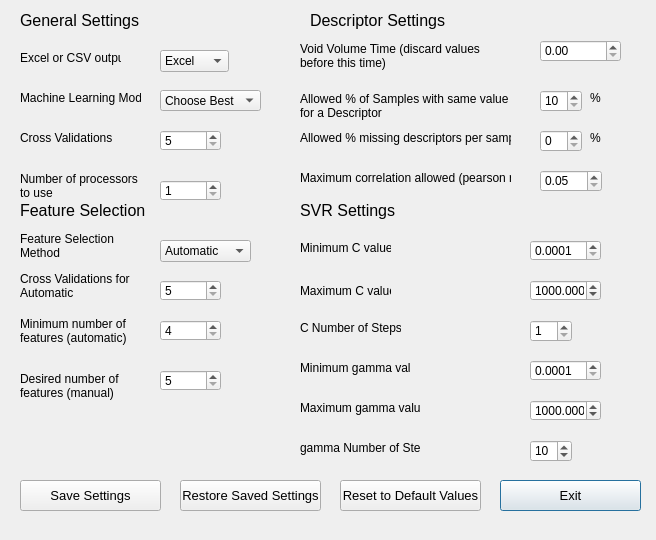
<?xml version="1.0" encoding="UTF-8"?>
<ui version="4.0">
 <class>Dialog</class>
 <widget class="QDialog" name="Dialog">
  <property name="geometry">
   <rect>
    <x>0</x>
    <y>0</y>
    <width>656</width>
    <height>540</height>
   </rect>
  </property>
  <property name="windowTitle">
   <string>Dialog</string>
  </property>
  <widget class="QSpinBox" name="min_number_of_features">
   <property name="geometry">
    <rect>
     <x>160</x>
     <y>320</y>
     <width>61</width>
     <height>21</height>
    </rect>
   </property>
   <property name="minimum">
    <number>4</number>
   </property>
   <property name="maximum">
    <number>9999</number>
   </property>
   <property name="singleStep">
    <number>5</number>
   </property>
  </widget>
  <widget class="QPushButton" name="ExitButton">
   <property name="geometry">
    <rect>
     <x>500</x>
     <y>480</y>
     <width>141</width>
     <height>31</height>
    </rect>
   </property>
   <property name="font">
    <font>
     <pointsize>10</pointsize>
    </font>
   </property>
   <property name="text">
    <string>Exit</string>
   </property>
  </widget>
  <widget class="QSpinBox" name="number_C_steps">
   <property name="geometry">
    <rect>
     <x>530</x>
     <y>320</y>
     <width>42</width>
     <height>22</height>
    </rect>
   </property>
   <property name="minimum">
    <number>1</number>
   </property>
  </widget>
  <widget class="QLabel" name="label_13">
   <property name="geometry">
    <rect>
     <x>20</x>
     <y>230</y>
     <width>121</width>
     <height>31</height>
    </rect>
   </property>
   <property name="text">
    <string>Feature Selection Method</string>
   </property>
   <property name="wordWrap">
    <bool>true</bool>
   </property>
  </widget>
  <widget class="QSpinBox" name="num_cross_validations">
   <property name="geometry">
    <rect>
     <x>160</x>
     <y>130</y>
     <width>61</width>
     <height>21</height>
    </rect>
   </property>
   <property name="minimum">
    <number>5</number>
   </property>
   <property name="maximum">
    <number>10</number>
   </property>
   <property name="value">
    <number>5</number>
   </property>
  </widget>
  <widget class="QLabel" name="label_23">
   <property name="geometry">
    <rect>
     <x>300</x>
     <y>440</y>
     <width>121</width>
     <height>16</height>
    </rect>
   </property>
   <property name="text">
    <string>gamma Number of Steps</string>
   </property>
  </widget>
  <widget class="QLabel" name="label_14">
   <property name="geometry">
    <rect>
     <x>20</x>
     <y>310</y>
     <width>121</width>
     <height>41</height>
    </rect>
   </property>
   <property name="text">
    <string>Minimum number of features (automatic)</string>
   </property>
   <property name="wordWrap">
    <bool>true</bool>
   </property>
  </widget>
  <widget class="QSpinBox" name="allowed_descriptor_same_value">
   <property name="geometry">
    <rect>
     <x>540</x>
     <y>90</y>
     <width>42</width>
     <height>22</height>
    </rect>
   </property>
   <property name="minimum">
    <number>10</number>
   </property>
  </widget>
  <widget class="QLabel" name="label_2">
   <property name="geometry">
    <rect>
     <x>310</x>
     <y>10</y>
     <width>141</width>
     <height>21</height>
    </rect>
   </property>
   <property name="font">
    <font>
     <pointsize>12</pointsize>
    </font>
   </property>
   <property name="text">
    <string>Descriptor Settings</string>
   </property>
  </widget>
  <widget class="QLabel" name="label_7">
   <property name="geometry">
    <rect>
     <x>300</x>
     <y>90</y>
     <width>211</width>
     <height>31</height>
    </rect>
   </property>
   <property name="text">
    <string>Allowed % of Samples with same value for a Descriptor</string>
   </property>
   <property name="wordWrap">
    <bool>true</bool>
   </property>
  </widget>
  <widget class="QPushButton" name="SaveButton">
   <property name="geometry">
    <rect>
     <x>20</x>
     <y>480</y>
     <width>141</width>
     <height>31</height>
    </rect>
   </property>
   <property name="font">
    <font>
     <pointsize>10</pointsize>
    </font>
   </property>
   <property name="text">
    <string>Save Settings</string>
   </property>
  </widget>
  <widget class="QDoubleSpinBox" name="maximum_correlation_allowed">
   <property name="geometry">
    <rect>
     <x>540</x>
     <y>170</y>
     <width>62</width>
     <height>22</height>
    </rect>
   </property>
   <property name="minimum">
    <double>0.050000000000000</double>
   </property>
   <property name="maximum">
    <double>1.000000000000000</double>
   </property>
   <property name="singleStep">
    <double>0.050000000000000</double>
   </property>
  </widget>
  <widget class="QLabel" name="label_9">
   <property name="geometry">
    <rect>
     <x>590</x>
     <y>130</y>
     <width>21</width>
     <height>16</height>
    </rect>
   </property>
   <property name="text">
    <string>%</string>
   </property>
  </widget>
  <widget class="QLabel" name="label_19">
   <property name="geometry">
    <rect>
     <x>300</x>
     <y>280</y>
     <width>91</width>
     <height>21</height>
    </rect>
   </property>
   <property name="text">
    <string>Maximum C value</string>
   </property>
  </widget>
  <widget class="QLabel" name="label_21">
   <property name="geometry">
    <rect>
     <x>300</x>
     <y>400</y>
     <width>121</width>
     <height>16</height>
    </rect>
   </property>
   <property name="text">
    <string>Maximum gamma value</string>
   </property>
  </widget>
  <widget class="QComboBox" name="Output_type">
   <property name="geometry">
    <rect>
     <x>160</x>
     <y>50</y>
     <width>69</width>
     <height>22</height>
    </rect>
   </property>
   <item>
    <property name="text">
     <string>Excel</string>
    </property>
   </item>
   <item>
    <property name="text">
     <string>CSV</string>
    </property>
   </item>
  </widget>
  <widget class="QPushButton" name="RestoreLastSaveButton">
   <property name="geometry">
    <rect>
     <x>180</x>
     <y>480</y>
     <width>141</width>
     <height>31</height>
    </rect>
   </property>
   <property name="font">
    <font>
     <pointsize>10</pointsize>
    </font>
   </property>
   <property name="text">
    <string>Restore Saved Settings</string>
   </property>
  </widget>
  <widget class="QSpinBox" name="number_gamma_steps">
   <property name="geometry">
    <rect>
     <x>530</x>
     <y>440</y>
     <width>42</width>
     <height>22</height>
    </rect>
   </property>
   <property name="minimum">
    <number>1</number>
   </property>
   <property name="maximum">
    <number>99</number>
   </property>
   <property name="value">
    <number>10</number>
   </property>
  </widget>
  <widget class="QComboBox" name="feature_selection_option">
   <property name="geometry">
    <rect>
     <x>160</x>
     <y>240</y>
     <width>91</width>
     <height>22</height>
    </rect>
   </property>
   <item>
    <property name="text">
     <string>Automatic</string>
    </property>
   </item>
   <item>
    <property name="text">
     <string>None</string>
    </property>
   </item>
   <item>
    <property name="text">
     <string>Manual</string>
    </property>
   </item>
  </widget>
  <widget class="QPushButton" name="ResetDefaultButton">
   <property name="geometry">
    <rect>
     <x>340</x>
     <y>480</y>
     <width>141</width>
     <height>31</height>
    </rect>
   </property>
   <property name="font">
    <font>
     <pointsize>10</pointsize>
    </font>
   </property>
   <property name="text">
    <string>Reset to Default Values</string>
   </property>
  </widget>
  <widget class="QLabel" name="label_11">
   <property name="geometry">
    <rect>
     <x>300</x>
     <y>170</y>
     <width>211</width>
     <height>16</height>
    </rect>
   </property>
   <property name="text">
    <string>Maximum correlation allowed (pearson r)</string>
   </property>
  </widget>
  <widget class="QLabel" name="label">
   <property name="geometry">
    <rect>
     <x>20</x>
     <y>10</y>
     <width>131</width>
     <height>21</height>
    </rect>
   </property>
   <property name="font">
    <font>
     <pointsize>12</pointsize>
    </font>
   </property>
   <property name="text">
    <string>General Settings</string>
   </property>
  </widget>
  <widget class="QLabel" name="label_17">
   <property name="geometry">
    <rect>
     <x>300</x>
     <y>200</y>
     <width>171</width>
     <height>21</height>
    </rect>
   </property>
   <property name="font">
    <font>
     <pointsize>12</pointsize>
    </font>
   </property>
   <property name="text">
    <string>SVR Settings</string>
   </property>
  </widget>
  <widget class="QDoubleSpinBox" name="max_C_value">
   <property name="geometry">
    <rect>
     <x>530</x>
     <y>280</y>
     <width>71</width>
     <height>21</height>
    </rect>
   </property>
   <property name="decimals">
    <number>4</number>
   </property>
   <property name="minimum">
    <double>0.000100000000000</double>
   </property>
   <property name="maximum">
    <double>99999.000000000000000</double>
   </property>
   <property name="singleStep">
    <double>0.010000000000000</double>
   </property>
   <property name="value">
    <double>1000.000000000000000</double>
   </property>
  </widget>
  <widget class="QComboBox" name="machine_learning_model">
   <property name="geometry">
    <rect>
     <x>160</x>
     <y>90</y>
     <width>101</width>
     <height>21</height>
    </rect>
   </property>
   <item>
    <property name="text">
     <string>Choose Best</string>
    </property>
   </item>
   <item>
    <property name="text">
     <string>LR</string>
    </property>
   </item>
   <item>
    <property name="text">
     <string>Random Forest</string>
    </property>
   </item>
   <item>
    <property name="text">
     <string>SVR</string>
    </property>
   </item>
  </widget>
  <widget class="QLabel" name="label_20">
   <property name="geometry">
    <rect>
     <x>300</x>
     <y>320</y>
     <width>101</width>
     <height>16</height>
    </rect>
   </property>
   <property name="text">
    <string>C Number of Steps</string>
   </property>
  </widget>
  <widget class="QLabel" name="label_4">
   <property name="geometry">
    <rect>
     <x>20</x>
     <y>90</y>
     <width>121</width>
     <height>16</height>
    </rect>
   </property>
   <property name="text">
    <string>Machine Learning Model</string>
   </property>
  </widget>
  <widget class="QLabel" name="label_3">
   <property name="geometry">
    <rect>
     <x>20</x>
     <y>50</y>
     <width>101</width>
     <height>16</height>
    </rect>
   </property>
   <property name="text">
    <string>Excel or CSV output</string>
   </property>
  </widget>
  <widget class="QSpinBox" name="allowed_missing_descriptors_per_sample">
   <property name="geometry">
    <rect>
     <x>540</x>
     <y>130</y>
     <width>42</width>
     <height>22</height>
    </rect>
   </property>
   <property name="maximum">
    <number>90</number>
   </property>
  </widget>
  <widget class="QLabel" name="label_22">
   <property name="geometry">
    <rect>
     <x>300</x>
     <y>360</y>
     <width>111</width>
     <height>16</height>
    </rect>
   </property>
   <property name="text">
    <string>Minimum gamma value</string>
   </property>
  </widget>
  <widget class="QLabel" name="label_10">
   <property name="geometry">
    <rect>
     <x>590</x>
     <y>90</y>
     <width>21</width>
     <height>16</height>
    </rect>
   </property>
   <property name="text">
    <string>%</string>
   </property>
  </widget>
  <widget class="QDoubleSpinBox" name="max_gamma_value">
   <property name="geometry">
    <rect>
     <x>530</x>
     <y>400</y>
     <width>71</width>
     <height>21</height>
    </rect>
   </property>
   <property name="decimals">
    <number>4</number>
   </property>
   <property name="minimum">
    <double>0.000100000000000</double>
   </property>
   <property name="maximum">
    <double>99999.000000000000000</double>
   </property>
   <property name="singleStep">
    <double>0.010000000000000</double>
   </property>
   <property name="value">
    <double>1000.000000000000000</double>
   </property>
  </widget>
  <widget class="QLabel" name="label_18">
   <property name="geometry">
    <rect>
     <x>300</x>
     <y>240</y>
     <width>91</width>
     <height>16</height>
    </rect>
   </property>
   <property name="text">
    <string>Minimum C value</string>
   </property>
  </widget>
  <widget class="QDoubleSpinBox" name="min_gamma_value">
   <property name="geometry">
    <rect>
     <x>530</x>
     <y>360</y>
     <width>71</width>
     <height>21</height>
    </rect>
   </property>
   <property name="decimals">
    <number>4</number>
   </property>
   <property name="minimum">
    <double>0.000100000000000</double>
   </property>
   <property name="maximum">
    <double>99999.000000000000000</double>
   </property>
   <property name="singleStep">
    <double>0.010000000000000</double>
   </property>
  </widget>
  <widget class="QLabel" name="label_8">
   <property name="geometry">
    <rect>
     <x>300</x>
     <y>130</y>
     <width>211</width>
     <height>16</height>
    </rect>
   </property>
   <property name="text">
    <string>Allowed % missing descriptors per sample</string>
   </property>
  </widget>
  <widget class="QLabel" name="label_5">
   <property name="geometry">
    <rect>
     <x>20</x>
     <y>130</y>
     <width>121</width>
     <height>16</height>
    </rect>
   </property>
   <property name="text">
    <string>Cross Validations</string>
   </property>
  </widget>
  <widget class="QDoubleSpinBox" name="min_C_value">
   <property name="geometry">
    <rect>
     <x>530</x>
     <y>240</y>
     <width>71</width>
     <height>21</height>
    </rect>
   </property>
   <property name="decimals">
    <number>4</number>
   </property>
   <property name="minimum">
    <double>0.000100000000000</double>
   </property>
   <property name="maximum">
    <double>99999.000000000000000</double>
   </property>
   <property name="singleStep">
    <double>0.010000000000000</double>
   </property>
  </widget>
  <widget class="QLabel" name="label_24">
   <property name="geometry">
    <rect>
     <x>20</x>
     <y>170</y>
     <width>121</width>
     <height>31</height>
    </rect>
   </property>
   <property name="text">
    <string>Number of processors to use</string>
   </property>
   <property name="wordWrap">
    <bool>true</bool>
   </property>
  </widget>
  <widget class="QSpinBox" name="processors_to_use">
   <property name="geometry">
    <rect>
     <x>160</x>
     <y>180</y>
     <width>61</width>
     <height>21</height>
    </rect>
   </property>
   <property name="minimum">
    <number>1</number>
   </property>
   <property name="maximum">
    <number>8</number>
   </property>
   <property name="value">
    <number>1</number>
   </property>
  </widget>
  <widget class="QSpinBox" name="number_of_target_features_manual">
   <property name="geometry">
    <rect>
     <x>160</x>
     <y>370</y>
     <width>61</width>
     <height>21</height>
    </rect>
   </property>
   <property name="minimum">
    <number>5</number>
   </property>
   <property name="maximum">
    <number>9999</number>
   </property>
   <property name="singleStep">
    <number>5</number>
   </property>
  </widget>
  <widget class="QLabel" name="label_25">
   <property name="geometry">
    <rect>
     <x>20</x>
     <y>370</y>
     <width>121</width>
     <height>31</height>
    </rect>
   </property>
   <property name="text">
    <string>Desired number of features (manual)</string>
   </property>
   <property name="wordWrap">
    <bool>true</bool>
   </property>
  </widget>
  <widget class="QLabel" name="label_29">
   <property name="geometry">
    <rect>
     <x>20</x>
     <y>200</y>
     <width>131</width>
     <height>21</height>
    </rect>
   </property>
   <property name="font">
    <font>
     <pointsize>12</pointsize>
    </font>
   </property>
   <property name="text">
    <string>Feature Selection</string>
   </property>
  </widget>
  <widget class="QLabel" name="label_30">
   <property name="geometry">
    <rect>
     <x>20</x>
     <y>270</y>
     <width>121</width>
     <height>31</height>
    </rect>
   </property>
   <property name="text">
    <string>Cross Validations for Automatic </string>
   </property>
   <property name="wordWrap">
    <bool>true</bool>
   </property>
  </widget>
  <widget class="QSpinBox" name="auto_cross_validations">
   <property name="geometry">
    <rect>
     <x>160</x>
     <y>280</y>
     <width>61</width>
     <height>21</height>
    </rect>
   </property>
   <property name="minimum">
    <number>5</number>
   </property>
   <property name="maximum">
    <number>10</number>
   </property>
   <property name="value">
    <number>5</number>
   </property>
  </widget>
  <widget class="QLabel" name="label_12">
   <property name="geometry">
    <rect>
     <x>300</x>
     <y>40</y>
     <width>211</width>
     <height>31</height>
    </rect>
   </property>
   <property name="text">
    <string>Void Volume Time (discard values before this time)</string>
   </property>
   <property name="wordWrap">
    <bool>true</bool>
   </property>
  </widget>
  <widget class="QDoubleSpinBox" name="void_volume_box">
   <property name="geometry">
    <rect>
     <x>540</x>
     <y>40</y>
     <width>81</width>
     <height>22</height>
    </rect>
   </property>
   <property name="maximum">
    <double>9999.989999999999782</double>
   </property>
  </widget>
 </widget>
 <resources/>
 <connections/>
</ui>
